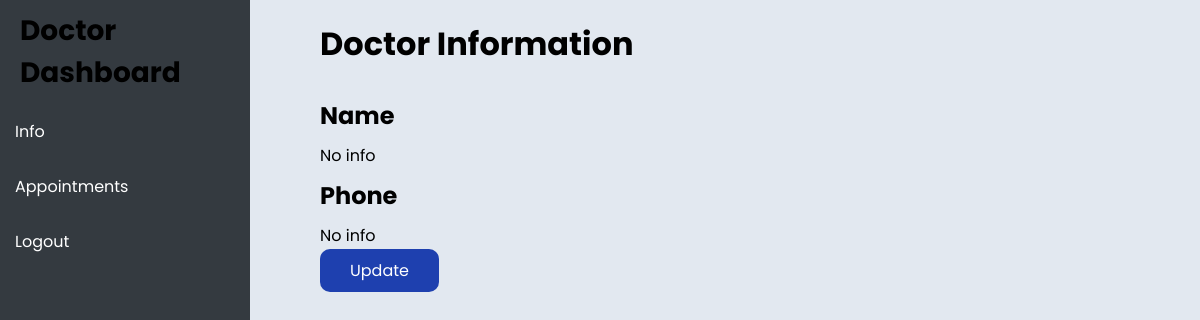
The app's page /doctor/info (signed in), older data.
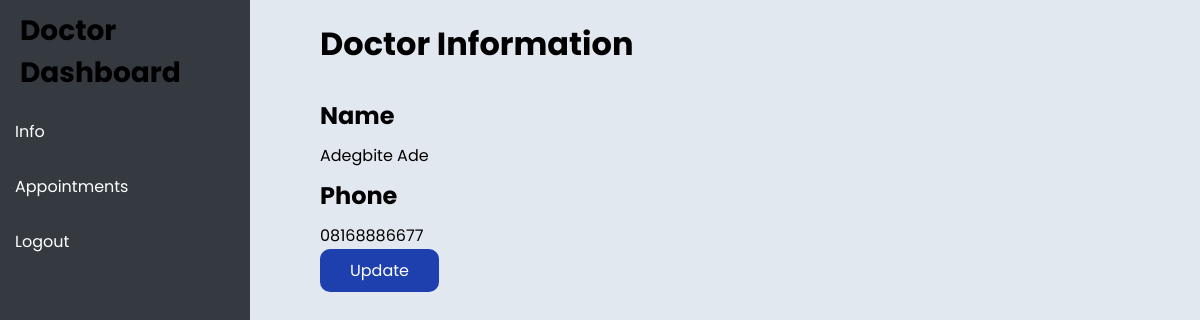
The same page, newer data.
### app/models.py (models this page shows)
class Doctor(db.Model):
    id = db.Column(db.Integer, primary_key=True)
    name = db.Column(db.String(120), nullable=True)
    phone = db.Column(db.String(120), nullable=True)
    user_id = db.Column(db.Integer, db.ForeignKey('user.id'), nullable=False)
    appointments = db.relationship('Appointment', back_populates='doctor', lazy=True)

### app/routes.py (the view)
@main.route("/doctor/info")
def doctor_info():
    if 'user_id' not in session:
        return redirect(url_for('main.login'))
    doctor = Doctor.query.filter_by(user_id=session['user_id']).first()
    print(doctor)
    return render_template('doctor-info.html', doctor=doctor)

### app/__init__.py (called while the page is built)
@app.before_request
def create_tables():
    db.create_all()

### app/templates/doctor-info.html
{% extends "doctor-dashboard.html" %}
{% block dash %}
    <h1 style="margin-bottom: 30px">Doctor Information</h1>
    <h3 class="info-header">Name</h3>
    {% if doctor.name %}
        <p class="info-para">{{ doctor.name }}</p>
    {% else %}
        <p class="info-para">No info</p>
    {% endif %}
    <h3 class="info-header">Phone</h3>
    {% if doctor.phone %}
        <p class="info-para">{{ doctor.phone }}</p>
    {% else %}
        <p class="info-para">No info</p>
    {% endif %}
    <a class="update-btn" href="{{url_for('main.update_doctor_info')}}">Update</a>
{% endblock %}

Row changes from the older to the newer data that the page shows:
added Doctor: name "Adegbite Ade", phone "08168886677"
Text that changed along with them:
text no longer shown: "No info No info"
